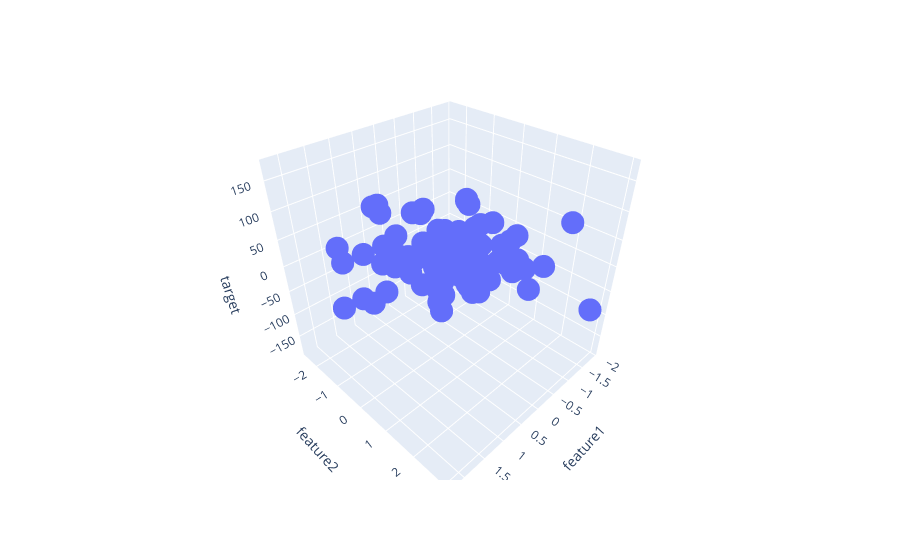

The notebook cell this image was saved under:
### Code cell
px.scatter_3d(df,x='feature1',y='feature2',z='target') # just for vis purpose
